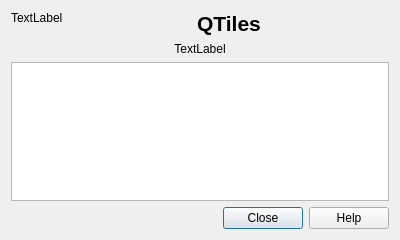
<?xml version="1.0" encoding="UTF-8"?>
<ui version="4.0">
 <class>Dialog</class>
 <widget class="QDialog" name="Dialog">
  <property name="geometry">
   <rect>
    <x>0</x>
    <y>0</y>
    <width>400</width>
    <height>240</height>
   </rect>
  </property>
  <property name="windowTitle">
   <string>About QTiles</string>
  </property>
  <layout class="QGridLayout" name="gridLayout" columnstretch="0,5">
   <item row="0" column="0">
    <widget class="QLabel" name="lblLogo">
     <property name="text">
      <string>TextLabel</string>
     </property>
     <property name="alignment">
      <set>Qt::AlignLeading|Qt::AlignLeft|Qt::AlignTop</set>
     </property>
    </widget>
   </item>
   <item row="0" column="1">
    <widget class="QLabel" name="label">
     <property name="text">
      <string>&lt;!DOCTYPE HTML PUBLIC &quot;-//W3C//DTD HTML 4.0//EN&quot; &quot;http://www.w3.org/TR/REC-html40/strict.dtd&quot;&gt;
&lt;html&gt;&lt;head&gt;&lt;meta name=&quot;qrichtext&quot; content=&quot;1&quot; /&gt;&lt;style type=&quot;text/css&quot;&gt;
p, li { white-space: pre-wrap; }
&lt;/style&gt;&lt;/head&gt;&lt;body style=&quot; font-family:'Droid Sans'; font-size:8pt; font-weight:400; font-style:normal;&quot;&gt;
&lt;p align=&quot;center&quot; style=&quot; margin-top:0px; margin-bottom:0px; margin-left:0px; margin-right:0px; -qt-block-indent:0; text-indent:0px;&quot;&gt;&lt;span style=&quot; font-size:16pt; font-weight:600;&quot;&gt;QTiles&lt;/span&gt;&lt;/p&gt;&lt;/body&gt;&lt;/html&gt;</string>
     </property>
     <property name="alignment">
      <set>Qt::AlignCenter</set>
     </property>
    </widget>
   </item>
   <item row="1" column="0" colspan="2">
    <widget class="QLabel" name="lblVersion">
     <property name="text">
      <string>TextLabel</string>
     </property>
     <property name="alignment">
      <set>Qt::AlignCenter</set>
     </property>
    </widget>
   </item>
   <item row="3" column="0" colspan="2">
    <widget class="QDialogButtonBox" name="buttonBox">
     <property name="orientation">
      <enum>Qt::Horizontal</enum>
     </property>
     <property name="standardButtons">
      <set>QDialogButtonBox::Close|QDialogButtonBox::Help</set>
     </property>
    </widget>
   </item>
   <item row="2" column="0" colspan="2">
    <widget class="QTextBrowser" name="textBrowser">
     <property name="readOnly">
      <bool>true</bool>
     </property>
     <property name="html">
      <string>&lt;!DOCTYPE HTML PUBLIC &quot;-//W3C//DTD HTML 4.0//EN&quot; &quot;http://www.w3.org/TR/REC-html40/strict.dtd&quot;&gt;
&lt;html&gt;&lt;head&gt;&lt;meta name=&quot;qrichtext&quot; content=&quot;1&quot; /&gt;&lt;style type=&quot;text/css&quot;&gt;
p, li { white-space: pre-wrap; }
&lt;/style&gt;&lt;/head&gt;&lt;body style=&quot; font-family:'Droid Sans'; font-size:8pt; font-weight:400; font-style:normal;&quot;&gt;
&lt;p style=&quot;-qt-paragraph-type:empty; margin-top:0px; margin-bottom:0px; margin-left:0px; margin-right:0px; -qt-block-indent:0; text-indent:0px; font-family:'Sans Serif'; font-size:9pt;&quot;&gt;&lt;br /&gt;&lt;/p&gt;&lt;/body&gt;&lt;/html&gt;</string>
     </property>
     <property name="textInteractionFlags">
      <set>Qt::LinksAccessibleByMouse|Qt::TextSelectableByMouse</set>
     </property>
    </widget>
   </item>
  </layout>
 </widget>
 <resources/>
 <connections>
  <connection>
   <sender>buttonBox</sender>
   <signal>accepted()</signal>
   <receiver>Dialog</receiver>
   <slot>accept()</slot>
   <hints>
    <hint type="sourcelabel">
     <x>248</x>
     <y>254</y>
    </hint>
    <hint type="destinationlabel">
     <x>157</x>
     <y>274</y>
    </hint>
   </hints>
  </connection>
  <connection>
   <sender>buttonBox</sender>
   <signal>rejected()</signal>
   <receiver>Dialog</receiver>
   <slot>reject()</slot>
   <hints>
    <hint type="sourcelabel">
     <x>316</x>
     <y>260</y>
    </hint>
    <hint type="destinationlabel">
     <x>286</x>
     <y>274</y>
    </hint>
   </hints>
  </connection>
 </connections>
</ui>
